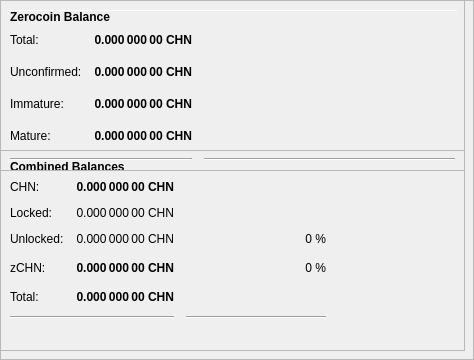
        <widget class="QFrame" name="frameObfuscation">
         <property name="minimumSize">
          <size>
           <width>0</width>
           <height>350</height>
          </size>
         </property>
         <property name="layoutDirection">
          <enum>Qt::LeftToRight</enum>
         </property>
         <property name="frameShape">
          <enum>QFrame::StyledPanel</enum>
         </property>
         <property name="frameShadow">
          <enum>QFrame::Raised</enum>
         </property>
         <widget class="QPushButton" name="runAutoDenom">
          <property name="geometry">
           <rect>
            <x>251</x>
            <y>17</y>
            <width>1</width>
            <height>1</height>
           </rect>
          </property>
          <property name="palette">
           <palette>
            <active>
             <colorrole role="WindowText">
              <brush brushstyle="SolidPattern">
               <color alpha="255">
                <red>0</red>
                <green>0</green>
                <blue>0</blue>
               </color>
              </brush>
             </colorrole>
             <colorrole role="Button">
              <brush brushstyle="SolidPattern">
               <color alpha="255">
                <red>239</red>
                <green>238</green>
                <blue>238</blue>
               </color>
              </brush>
             </colorrole>
             <colorrole role="Light">
              <brush brushstyle="SolidPattern">
               <color alpha="255">
                <red>255</red>
                <green>255</green>
                <blue>255</blue>
               </color>
              </brush>
             </colorrole>
             <colorrole role="Midlight">
              <brush brushstyle="SolidPattern">
               <color alpha="255">
                <red>247</red>
                <green>246</green>
                <blue>246</blue>
               </color>
              </brush>
             </colorrole>
             <colorrole role="Dark">
              <brush brushstyle="SolidPattern">
               <color alpha="255">
                <red>119</red>
                <green>119</green>
                <blue>119</blue>
               </color>
              </brush>
             </colorrole>
             <colorrole role="Mid">
              <brush brushstyle="SolidPattern">
               <color alpha="255">
                <red>159</red>
                <green>159</green>
                <blue>159</blue>
               </color>
              </brush>
             </colorrole>
             <colorrole role="Text">
              <brush brushstyle="SolidPattern">
               <color alpha="255">
                <red>0</red>
                <green>0</green>
                <blue>0</blue>
               </color>
              </brush>
             </colorrole>
             <colorrole role="BrightText">
              <brush brushstyle="SolidPattern">
               <color alpha="255">
                <red>255</red>
                <green>255</green>
                <blue>255</blue>
               </color>
              </brush>
             </colorrole>
             <colorrole role="ButtonText">
              <brush brushstyle="SolidPattern">
               <color alpha="255">
                <red>0</red>
                <green>0</green>
                <blue>0</blue>
               </color>
              </brush>
             </colorrole>
             <colorrole role="Base">
              <brush brushstyle="SolidPattern">
               <color alpha="255">
                <red>255</red>
                <green>255</green>
                <blue>255</blue>
               </color>
              </brush>
             </colorrole>
             <colorrole role="Window">
              <brush brushstyle="SolidPattern">
               <color alpha="255">
                <red>239</red>
                <green>238</green>
                <blue>238</blue>
               </color>
              </brush>
             </colorrole>
             <colorrole role="Shadow">
              <brush brushstyle="SolidPattern">
               <color alpha="255">
                <red>0</red>
                <green>0</green>
                <blue>0</blue>
               </color>
              </brush>
             </colorrole>
             <colorrole role="AlternateBase">
              <brush brushstyle="SolidPattern">
               <color alpha="255">
                <red>247</red>
                <green>246</green>
                <blue>246</blue>
               </color>
              </brush>
             </colorrole>
             <colorrole role="ToolTipBase">
              <brush brushstyle="SolidPattern">
               <color alpha="255">
                <red>255</red>
                <green>255</green>
                <blue>220</blue>
               </color>
              </brush>
             </colorrole>
             <colorrole role="ToolTipText">
              <brush brushstyle="SolidPattern">
               <color alpha="255">
                <red>0</red>
                <green>0</green>
                <blue>0</blue>
               </color>
              </brush>
             </colorrole>
            </active>
            <inactive>
             <colorrole role="WindowText">
              <brush brushstyle="SolidPattern">
               <color alpha="255">
                <red>0</red>
                <green>0</green>
                <blue>0</blue>
               </color>
              </brush>
             </colorrole>
             <colorrole role="Button">
              <brush brushstyle="SolidPattern">
               <color alpha="255">
                <red>239</red>
                <green>238</green>
                <blue>238</blue>
               </color>
              </brush>
             </colorrole>
             <colorrole role="Light">
              <brush brushstyle="SolidPattern">
               <color alpha="255">
                <red>255</red>
                <green>255</green>
                <blue>255</blue>
               </color>
              </brush>
             </colorrole>
             <colorrole role="Midlight">
              <brush brushstyle="SolidPattern">
               <color alpha="255">
                <red>247</red>
                <green>246</green>
                <blue>246</blue>
               </color>
              </brush>
             </colorrole>
             <colorrole role="Dark">
              <brush brushstyle="SolidPattern">
               <color alpha="255">
                <red>119</red>
                <green>119</green>
                <blue>119</blue>
               </color>
              </brush>
             </colorrole>
             <colorrole role="Mid">
              <brush brushstyle="SolidPattern">
               <color alpha="255">
                <red>159</red>
                <green>159</green>
                <blue>159</blue>
               </color>
              </brush>
             </colorrole>
             <colorrole role="Text">
              <brush brushstyle="SolidPattern">
               <color alpha="255">
                <red>0</red>
                <green>0</green>
                <blue>0</blue>
               </color>
              </brush>
             </colorrole>
             <colorrole role="BrightText">
              <brush brushstyle="SolidPattern">
               <color alpha="255">
                <red>255</red>
                <green>255</green>
                <blue>255</blue>
               </color>
              </brush>
             </colorrole>
             <colorrole role="ButtonText">
              <brush brushstyle="SolidPattern">
               <color alpha="255">
                <red>0</red>
                <green>0</green>
                <blue>0</blue>
               </color>
              </brush>
             </colorrole>
             <colorrole role="Base">
              <brush brushstyle="SolidPattern">
               <color alpha="255">
                <red>255</red>
                <green>255</green>
                <blue>255</blue>
               </color>
              </brush>
             </colorrole>
             <colorrole role="Window">
              <brush brushstyle="SolidPattern">
               <color alpha="255">
                <red>239</red>
                <green>238</green>
                <blue>238</blue>
               </color>
              </brush>
             </colorrole>
             <colorrole role="Shadow">
              <brush brushstyle="SolidPattern">
               <color alpha="255">
                <red>0</red>
                <green>0</green>
                <blue>0</blue>
               </color>
              </brush>
             </colorrole>
             <colorrole role="AlternateBase">
              <brush brushstyle="SolidPattern">
               <color alpha="255">
                <red>247</red>
                <green>246</green>
                <blue>246</blue>
               </color>
              </brush>
             </colorrole>
             <colorrole role="ToolTipBase">
              <brush brushstyle="SolidPattern">
               <color alpha="255">
                <red>255</red>
                <green>255</green>
                <blue>220</blue>
               </color>
              </brush>
             </colorrole>
             <colorrole role="ToolTipText">
              <brush brushstyle="SolidPattern">
               <color alpha="255">
                <red>0</red>
                <green>0</green>
                <blue>0</blue>
               </color>
              </brush>
             </colorrole>
            </inactive>
            <disabled>
             <colorrole role="WindowText">
              <brush brushstyle="SolidPattern">
               <color alpha="255">
                <red>119</red>
                <green>119</green>
                <blue>119</blue>
               </color>
              </brush>
             </colorrole>
             <colorrole role="Button">
              <brush brushstyle="SolidPattern">
               <color alpha="255">
                <red>239</red>
                <green>238</green>
                <blue>238</blue>
               </color>
              </brush>
             </colorrole>
             <colorrole role="Light">
              <brush brushstyle="SolidPattern">
               <color alpha="255">
                <red>255</red>
                <green>255</green>
                <blue>255</blue>
               </color>
              </brush>
             </colorrole>
             <colorrole role="Midlight">
              <brush brushstyle="SolidPattern">
               <color alpha="255">
                <red>247</red>
                <green>246</green>
                <blue>246</blue>
               </color>
              </brush>
             </colorrole>
             <colorrole role="Dark">
              <brush brushstyle="SolidPattern">
               <color alpha="255">
                <red>119</red>
                <green>119</green>
                <blue>119</blue>
               </color>
              </brush>
             </colorrole>
             <colorrole role="Mid">
              <brush brushstyle="SolidPattern">
               <color alpha="255">
                <red>159</red>
                <green>159</green>
                <blue>159</blue>
               </color>
              </brush>
             </colorrole>
             <colorrole role="Text">
              <brush brushstyle="SolidPattern">
               <color alpha="255">
                <red>119</red>
                <green>119</green>
                <blue>119</blue>
               </color>
              </brush>
             </colorrole>
             <colorrole role="BrightText">
              <brush brushstyle="SolidPattern">
               <color alpha="255">
                <red>255</red>
                <green>255</green>
                <blue>255</blue>
               </color>
              </brush>
             </colorrole>
             <colorrole role="ButtonText">
              <brush brushstyle="SolidPattern">
               <color alpha="255">
                <red>119</red>
                <green>119</green>
                <blue>119</blue>
               </color>
              </brush>
             </colorrole>
             <colorrole role="Base">
              <brush brushstyle="SolidPattern">
               <color alpha="255">
                <red>239</red>
                <green>238</green>
                <blue>238</blue>
               </color>
              </brush>
             </colorrole>
             <colorrole role="Window">
              <brush brushstyle="SolidPattern">
               <color alpha="255">
                <red>239</red>
                <green>238</green>
                <blue>238</blue>
               </color>
              </brush>
             </colorrole>
             <colorrole role="Shadow">
              <brush brushstyle="SolidPattern">
               <color alpha="255">
                <red>0</red>
                <green>0</green>
                <blue>0</blue>
               </color>
              </brush>
             </colorrole>
             <colorrole role="AlternateBase">
              <brush brushstyle="SolidPattern">
               <color alpha="255">
                <red>239</red>
                <green>238</green>
                <blue>238</blue>
               </color>
              </brush>
             </colorrole>
             <colorrole role="ToolTipBase">
              <brush brushstyle="SolidPattern">
               <color alpha="255">
                <red>255</red>
                <green>255</green>
                <blue>220</blue>
               </color>
              </brush>
             </colorrole>
             <colorrole role="ToolTipText">
              <brush brushstyle="SolidPattern">
               <color alpha="255">
                <red>0</red>
                <green>0</green>
                <blue>0</blue>
               </color>
              </brush>
             </colorrole>
            </disabled>
           </palette>
          </property>
          <property name="focusPolicy">
           <enum>Qt::NoFocus</enum>
          </property>
          <property name="autoFillBackground">
           <bool>true</bool>
          </property>
          <property name="text">
           <string/>
          </property>
          <property name="flat">
           <bool>true</bool>
          </property>
         </widget>
         <widget class="Line" name="line">
          <property name="geometry">
           <rect>
            <x>7</x>
            <y>10</y>
            <width>451</width>
            <height>1</height>
           </rect>
          </property>
          <property name="orientation">
           <enum>Qt::Horizontal</enum>
          </property>
         </widget>
         <widget class="QFrame" name="frame_3">
          <property name="geometry">
           <rect>
            <x>0</x>
            <y>150</y>
            <width>465</width>
            <height>201</height>
           </rect>
          </property>
          <property name="frameShape">
           <enum>QFrame::StyledPanel</enum>
          </property>
          <property name="frameShadow">
           <enum>QFrame::Raised</enum>
          </property>
          <layout class="QVBoxLayout" name="verticalLayout_5">
           <item>
            <layout class="QHBoxLayout" name="horizontalLayout_5" stretch="0">
             <item>
              <widget class="QLabel" name="label_5z">
               <property name="maximumSize">
                <size>
                 <width>16777215</width>
                 <height>20</height>
                </size>
               </property>
               <property name="font">
                <font>
                 <weight>75</weight>
                 <bold>true</bold>
                </font>
               </property>
               <property name="toolTip">
                <string>Combined Balances (including unconfirmed and immature coins)</string>
               </property>
               <property name="text">
                <string>&lt;html&gt;&lt;head/&gt;&lt;body&gt;&lt;p&gt;Combined Balances&lt;/p&gt;&lt;/body&gt;&lt;/html&gt;</string>
               </property>
              </widget>
             </item>
            </layout>
           </item>
           <item>
            <layout class="QGridLayout" name="gridLayout_3">
             <property name="spacing">
              <number>12</number>
             </property>
             <item row="7" column="0" colspan="2">
              <widget class="Line" name="lineSpendableBalance_3">
               <property name="orientation">
                <enum>Qt::Horizontal</enum>
               </property>
              </widget>
             </item>
             <item row="7" column="2">
              <widget class="Line" name="lineWatchBalance_3">
               <property name="sizePolicy">
                <sizepolicy hsizetype="Preferred" vsizetype="Fixed">
                 <horstretch>0</horstretch>
                 <verstretch>0</verstretch>
                </sizepolicy>
               </property>
               <property name="minimumSize">
                <size>
                 <width>140</width>
                 <height>0</height>
                </size>
               </property>
               <property name="orientation">
                <enum>Qt::Horizontal</enum>
               </property>
              </widget>
             </item>
             <item row="4" column="1">
              <widget class="QLabel" name="labelzBalancez">
               <property name="font">
                <font>
                 <weight>75</weight>
                 <bold>true</bold>
                </font>
               </property>
               <property name="cursor">
                <cursorShape>IBeamCursor</cursorShape>
               </property>
               <property name="toolTip">
                <string>Total of transactions that have yet to be confirmed, and do not yet count toward the spendable balance</string>
               </property>
               <property name="text">
                <string notr="true">0.000 000 00 CHN</string>
               </property>
               <property name="alignment">
                <set>Qt::AlignRight|Qt::AlignTrailing|Qt::AlignVCenter</set>
               </property>
               <property name="textInteractionFlags">
                <set>Qt::LinksAccessibleByMouse|Qt::TextSelectableByKeyboard|Qt::TextSelectableByMouse</set>
               </property>
              </widget>
             </item>
             <item row="6" column="1">
              <widget class="QLabel" name="labelTotalz">
               <property name="font">
                <font>
                 <weight>75</weight>
                 <bold>true</bold>
                </font>
               </property>
               <property name="cursor">
                <cursorShape>IBeamCursor</cursorShape>
               </property>
               <property name="toolTip">
                <string>Total Balance, including unconfirmed and immature coins.</string>
               </property>
               <property name="text">
                <string notr="true">0.000 000 00 CHN</string>
               </property>
               <property name="alignment">
                <set>Qt::AlignRight|Qt::AlignTrailing|Qt::AlignVCenter</set>
               </property>
               <property name="textInteractionFlags">
                <set>Qt::LinksAccessibleByMouse|Qt::TextSelectableByKeyboard|Qt::TextSelectableByMouse</set>
               </property>
              </widget>
             </item>
             <item row="4" column="3">
              <spacer name="horizontalSpacer_6">
               <property name="orientation">
                <enum>Qt::Horizontal</enum>
               </property>
               <property name="sizeHint" stdset="0">
                <size>
                 <width>40</width>
                 <height>20</height>
                </size>
               </property>
              </spacer>
             </item>
             <item row="6" column="0">
              <widget class="QLabel" name="labelTotalTextz">
               <property name="text">
                <string>Total:</string>
               </property>
              </widget>
             </item>
             <item row="1" column="0">
              <widget class="QLabel" name="labelBalanceTextz">
               <property name="text">
                <string>CHN:</string>
               </property>
              </widget>
             </item>
             <item row="1" column="1">
              <widget class="QLabel" name="labelBalancez">
               <property name="font">
                <font>
                 <weight>75</weight>
                 <bold>true</bold>
                </font>
               </property>
               <property name="cursor">
                <cursorShape>IBeamCursor</cursorShape>
               </property>
               <property name="toolTip">
                <string>Your current spendable balance</string>
               </property>
               <property name="text">
                <string notr="true">0.000 000 00 CHN</string>
               </property>
               <property name="alignment">
                <set>Qt::AlignRight|Qt::AlignTrailing|Qt::AlignVCenter</set>
               </property>
               <property name="textInteractionFlags">
                <set>Qt::LinksAccessibleByMouse|Qt::TextSelectableByKeyboard|Qt::TextSelectableByMouse</set>
               </property>
              </widget>
             </item>
             <item row="4" column="0">
              <widget class="QLabel" name="labelzBalanceTextz">
               <property name="toolTip">
                <string/>
               </property>
               <property name="text">
                <string>zCHN:</string>
               </property>
              </widget>
             </item>
             <item row="4" column="2">
              <widget class="QLabel" name="labelzCHNPercent">
               <property name="toolTip">
                <string>Current percentage of zCHN.
If AutoMint is enabled this percentage will settle around the configured AutoMint percentage (default = 10%)</string>
               </property>
               <property name="text">
                <string>0 %</string>
               </property>
               <property name="alignment">
                <set>Qt::AlignRight|Qt::AlignTrailing|Qt::AlignVCenter</set>
               </property>
              </widget>
             </item>
             <item row="6" column="2">
              <widget class="QLabel" name="label100Percent">
               <property name="text">
                <string/>
               </property>
               <property name="alignment">
                <set>Qt::AlignRight|Qt::AlignTrailing|Qt::AlignVCenter</set>
               </property>
              </widget>
             </item>
             <item row="2" column="1">
              <widget class="QLabel" name="labelLockedBalance">
               <property name="toolTip">
                <string>Locked CHN or Masternode collaterals. These are excluded from zCHN minting.</string>
               </property>
               <property name="text">
                <string>0.000 000 00 CHN</string>
               </property>
               <property name="alignment">
                <set>Qt::AlignRight|Qt::AlignTrailing|Qt::AlignVCenter</set>
               </property>
              </widget>
             </item>
             <item row="2" column="0">
              <widget class="QLabel" name="labelLockedBalanceText">
               <property name="toolTip">
                <string>Locked CHN or Masternode collaterals. These are excluded from zCHN minting.</string>
               </property>
               <property name="text">
                <string>Locked:</string>
               </property>
              </widget>
             </item>
             <item row="3" column="0">
              <widget class="QLabel" name="labelUnLockedBalanceText">
               <property name="toolTip">
                <string>Unlocked CHNs. These can be used for zCHN minting.</string>
               </property>
               <property name="text">
                <string>Unlocked:</string>
               </property>
              </widget>
             </item>
             <item row="3" column="1">
              <widget class="QLabel" name="labelUnLockedBalance">
               <property name="toolTip">
                <string>Unlocked CHNs. These can be used for zCHN minting.</string>
               </property>
               <property name="text">
                <string>0.000 000 00 CHN</string>
               </property>
               <property name="alignment">
                <set>Qt::AlignRight|Qt::AlignTrailing|Qt::AlignVCenter</set>
               </property>
              </widget>
             </item>
             <item row="3" column="2">
              <widget class="QLabel" name="labelCHNPercent">
               <property name="text">
                <string>0 %</string>
               </property>
               <property name="alignment">
                <set>Qt::AlignRight|Qt::AlignTrailing|Qt::AlignVCenter</set>
               </property>
              </widget>
             </item>
            </layout>
           </item>
           <item>
            <spacer name="verticalSpacer">
             <property name="orientation">
              <enum>Qt::Vertical</enum>
             </property>
             <property name="sizeHint" stdset="0">
              <size>
               <width>20</width>
               <height>40</height>
              </size>
             </property>
            </spacer>
           </item>
          </layout>
         </widget>
         <widget class="QFrame" name="frame_4">
          <property name="geometry">
           <rect>
            <x>0</x>
            <y>0</y>
            <width>465</width>
            <height>171</height>
           </rect>
          </property>
          <property name="frameShape">
           <enum>QFrame::StyledPanel</enum>
          </property>
          <property name="frameShadow">
           <enum>QFrame::Raised</enum>
          </property>
          <layout class="QVBoxLayout" name="verticalLayout_7">
           <item>
            <layout class="QHBoxLayout" name="horizontalLayout_8" stretch="0">
             <item>
              <widget class="QLabel" name="label_5z_3">
               <property name="maximumSize">
                <size>
                 <width>16777215</width>
                 <height>20</height>
                </size>
               </property>
               <property name="font">
                <font>
                 <weight>75</weight>
                 <bold>true</bold>
                </font>
               </property>
               <property name="text">
                <string>Zerocoin Balance</string>
               </property>
              </widget>
             </item>
            </layout>
           </item>
           <item>
            <layout class="QGridLayout" name="gridLayout_5">
             <property name="spacing">
              <number>12</number>
             </property>
             <item row="4" column="0">
              <widget class="QLabel" name="labelzBalanceMatureText">
               <property name="toolTip">
                <string>Mature: more than 20 confirmation and more than 3 mints of the same denomination after it was minted.
These zCHN are spendable.</string>
               </property>
               <property name="text">
                <string>Mature:</string>
               </property>
              </widget>
             </item>
             <item row="5" column="0" colspan="2">
              <widget class="Line" name="lineSpendableBalance_5">
               <property name="orientation">
                <enum>Qt::Horizontal</enum>
               </property>
              </widget>
             </item>
             <item row="1" column="1">
              <widget class="QLabel" name="labelzBalance">
               <property name="font">
                <font>
                 <weight>75</weight>
                 <bold>true</bold>
                </font>
               </property>
               <property name="cursor">
                <cursorShape>IBeamCursor</cursorShape>
               </property>
               <property name="toolTip">
                <string>All available zCHN, unconfirmed and immature zCHN included.</string>
               </property>
               <property name="text">
                <string notr="true">0.000 000 00 CHN</string>
               </property>
               <property name="alignment">
                <set>Qt::AlignRight|Qt::AlignTrailing|Qt::AlignVCenter</set>
               </property>
               <property name="textInteractionFlags">
                <set>Qt::LinksAccessibleByMouse|Qt::TextSelectableByKeyboard|Qt::TextSelectableByMouse</set>
               </property>
              </widget>
             </item>
             <item row="5" column="2">
              <widget class="Line" name="lineWatchBalance_5">
               <property name="sizePolicy">
                <sizepolicy hsizetype="Preferred" vsizetype="Fixed">
                 <horstretch>0</horstretch>
                 <verstretch>0</verstretch>
                </sizepolicy>
               </property>
               <property name="minimumSize">
                <size>
                 <width>140</width>
                 <height>0</height>
                </size>
               </property>
               <property name="orientation">
                <enum>Qt::Horizontal</enum>
               </property>
              </widget>
             </item>
             <item row="1" column="0">
              <widget class="QLabel" name="labelzBalanceText">
               <property name="toolTip">
                <string>All available zCHN, unconfirmed and immature zCHN included.</string>
               </property>
               <property name="text">
                <string>Total:</string>
               </property>
              </widget>
             </item>
             <item row="1" column="2">
              <spacer name="horizontalSpacer_8">
               <property name="orientation">
                <enum>Qt::Horizontal</enum>
               </property>
               <property name="sizeHint" stdset="0">
                <size>
                 <width>40</width>
                 <height>20</height>
                </size>
               </property>
              </spacer>
             </item>
             <item row="4" column="2">
              <spacer name="horizontalSpacer_4">
               <property name="orientation">
                <enum>Qt::Horizontal</enum>
               </property>
               <property name="sizeHint" stdset="0">
                <size>
                 <width>40</width>
                 <height>20</height>
                </size>
               </property>
              </spacer>
             </item>
             <item row="4" column="1">
              <widget class="QLabel" name="labelzBalanceMature">
               <property name="font">
                <font>
                 <weight>75</weight>
                 <bold>true</bold>
                </font>
               </property>
               <property name="toolTip">
                <string>Mature: more than 20 confirmation and more than 3 mints of the same denomination after it was minted.
These zCHN are spendable.</string>
               </property>
               <property name="text">
                <string>0.000 000 00 CHN</string>
               </property>
               <property name="alignment">
                <set>Qt::AlignRight|Qt::AlignTrailing|Qt::AlignVCenter</set>
               </property>
              </widget>
             </item>
             <item row="2" column="0">
              <widget class="QLabel" name="labelzBalanceUnconfirmedText">
               <property name="toolTip">
                <string>Unconfirmed: less than 20 confirmations
Immature: confirmed, but less than 3 mints of the same denomination after it was minted</string>
               </property>
               <property name="text">
                <string>Unconfirmed:</string>
               </property>
              </widget>
             </item>
             <item row="2" column="1">
              <widget class="QLabel" name="labelzBalanceUnconfirmed">
               <property name="font">
                <font>
                 <weight>75</weight>
                 <bold>true</bold>
                </font>
               </property>
               <property name="toolTip">
                <string>Unconfirmed: less than 20 confirmations
Immature: confirmed, but less than 3 mints of the same denomination after it was minted</string>
               </property>
               <property name="text">
                <string>0.000 000 00 CHN</string>
               </property>
               <property name="alignment">
                <set>Qt::AlignRight|Qt::AlignTrailing|Qt::AlignVCenter</set>
               </property>
              </widget>
             </item>
             <item row="2" column="2">
              <spacer name="horizontalSpacer_5">
               <property name="orientation">
                <enum>Qt::Horizontal</enum>
               </property>
               <property name="sizeHint" stdset="0">
                <size>
                 <width>40</width>
                 <height>20</height>
                </size>
               </property>
              </spacer>
             </item>
             <item row="3" column="0">
              <widget class="QLabel" name="labelzBalanceImmatureText">
               <property name="toolTip">
                <string>Unconfirmed: less than 20 confirmations
Immature: confirmed, but less than 3 mints of the same denomination after it was minted</string>
               </property>
               <property name="text">
                <string>Immature:</string>
               </property>
              </widget>
             </item>
             <item row="3" column="1">
              <widget class="QLabel" name="labelzBalanceImmature">
               <property name="font">
                <font>
                 <weight>75</weight>
                 <bold>true</bold>
                </font>
               </property>
               <property name="toolTip">
                <string>Unconfirmed: less than 20 confirmations
Immature: confirmed, but less than 3 mints of the same denomination after it was minted</string>
               </property>
               <property name="text">
                <string>0.000 000 00 CHN</string>
               </property>
               <property name="alignment">
                <set>Qt::AlignRight|Qt::AlignTrailing|Qt::AlignVCenter</set>
               </property>
              </widget>
             </item>
             <item row="3" column="2">
              <spacer name="horizontalSpacer_7">
               <property name="orientation">
                <enum>Qt::Horizontal</enum>
               </property>
               <property name="sizeHint" stdset="0">
                <size>
                 <width>40</width>
                 <height>20</height>
                </size>
               </property>
              </spacer>
             </item>
            </layout>
           </item>
          </layout>
         </widget>
        </widget>
